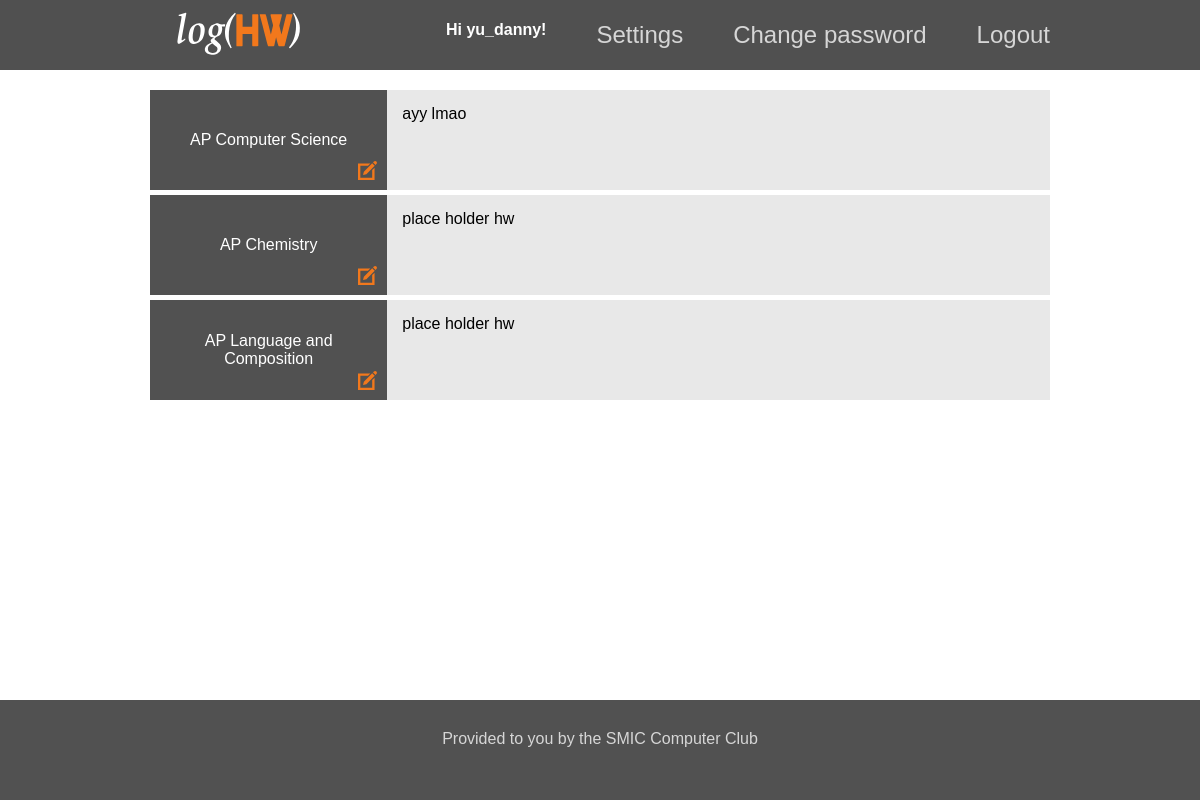
The page / (signed in) on the database as committed earlier.
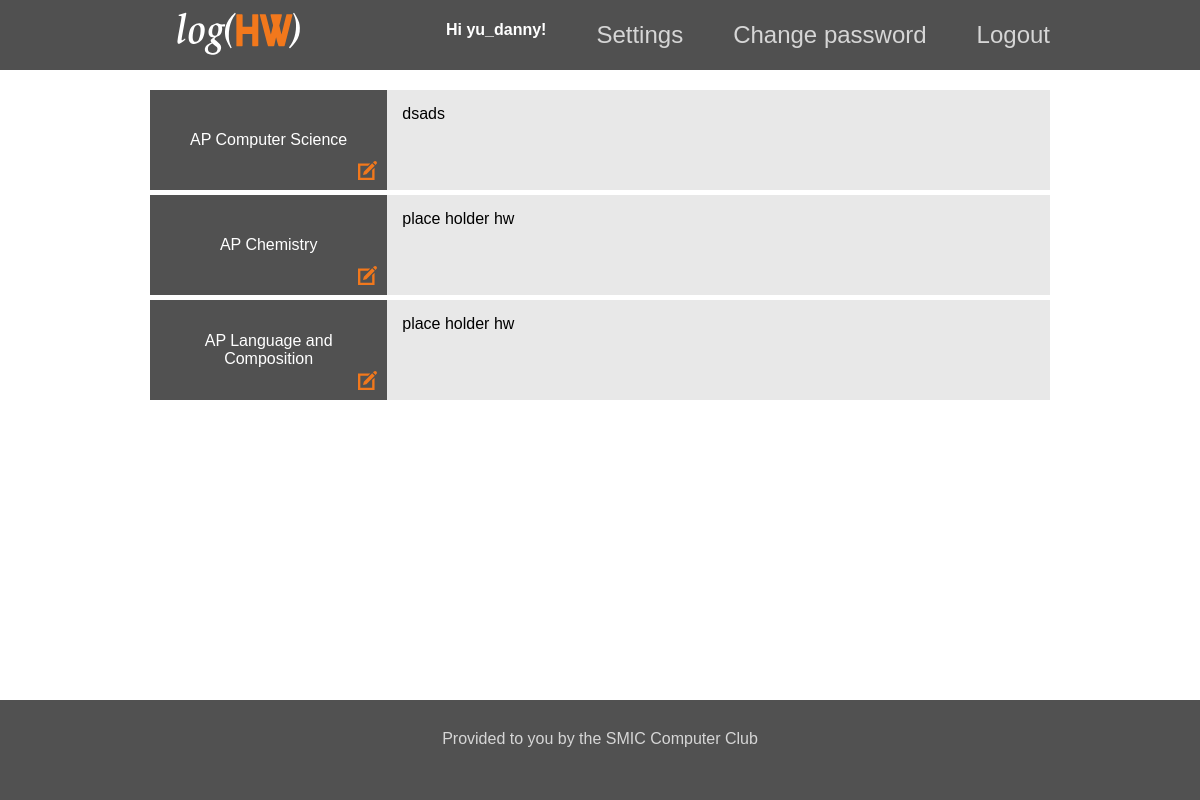
The same page on the database as committed later.
### log/models.py (models this page shows, shortened)
class Course(models.Model):
    course_name = models.CharField(max_length=50)
    period = models.IntegerField(default=1) #unused
    code = models.CharField(max_length=9, default="")
    students = models.ManyToManyField(User, related_name='courses_joined', blank=True) #creates relationship between the user and course
    hw = models.TextField(max_length=200, blank=True)

### log/views.py (the view)
# urls.py: 2. Add a URL to urlpatterns:  url(r'^$', views.home, name='home')
def home(request): #index page
    return render(request,'index.html')

### log/templates/index.html (shortened to what this page needs)
{% extends 'base.html' %}
{% block content %}
  <div class="index-main">
    {% if user.is_authenticated %}
      {% if user.courses_joined.count > 0 %}
          {% for course in user.courses_joined.all %}
            {% if course.course_name == "None" %}
            {% else %}
                    <a href="{% url 'log:detail' course.id %}">{% load static %}<img src="{% static 'log/images/edit-icon.svg' %}" class='edit-icon'/></a>
            {% endif %}
          {% endfor %}
        <div class="log-container">
          {% for course in user.courses_joined.all %}
            {% if course.course_name == "None" %}
            {% else %}
              <div class="log-container-row">
                <div class="course-name-box"> {{course.course_name}}
                  <a href="{% url 'log:detail' course.id %}">
                    {% load static %}<img src="{% static 'log/images/edit-icon.svg' %}" class="edit-icon"/></a>
                </div>
                <div class="hw-box"> {{course.hw}}</div>
              </div>
            {% endif %}
          {% endfor %}
        </div>
      {% else %}
        <a href = "{% url 'configure' %}">Please select your classes first!</a>
      {% endif %}
    {% endif %}
  </div>
{% endblock content %}

Rows that differ between the two databases and show on the page:
changed Course "AP Computer Science": hw "ayy lmao" → "dsads"
